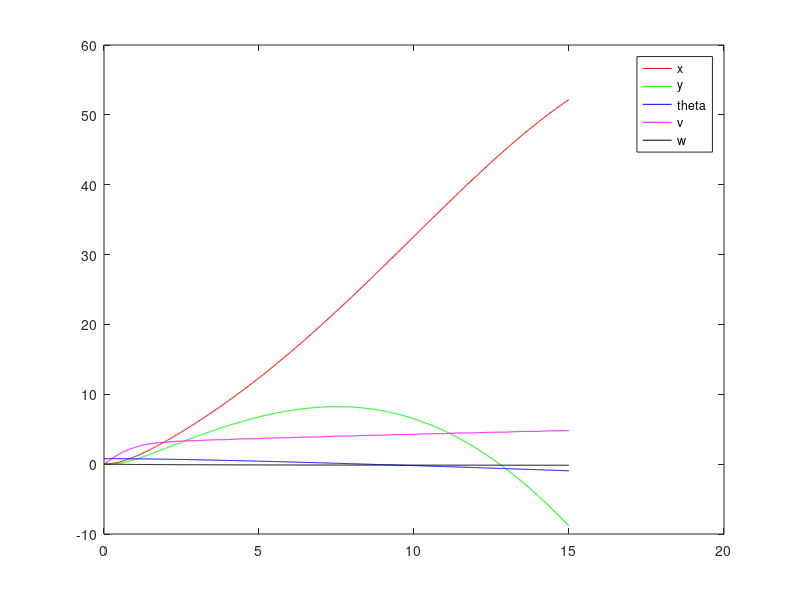
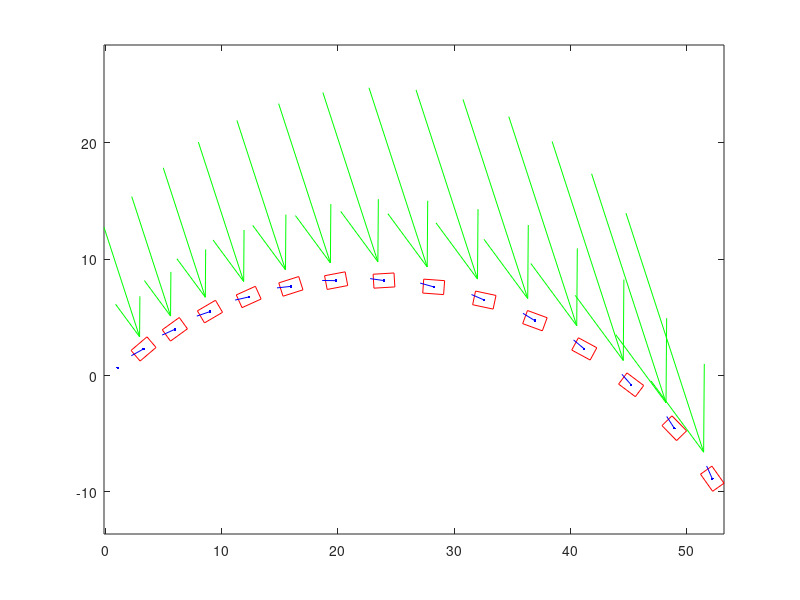

MATLAB code to generate these figures, in order:

function main

global p1 p2 p3 p4 p5 p6 p7 p8 p9 p10 p11 ...
       a_tw psi_tw delta_s delta_r Wc_aw Wp_aw gs gr ...
       A_sail A_rudder rho_air K_s K_r F_s F_r % x y theta v w

% model 
p1 = 0.03;
p2 = 40;
p3 = 60;
p4 = 200;
p5 = 1500;
p6 = 0.5;
p7 = 0.5;
p8 = 2;
p9 = 120;
p10 = 400;
p11 = 0.2;

A_sail = 0.25;
A_rudder = 0.05;
rho_air = 1.225;
K_s = 0.5 * rho_air * A_sail;
K_r = 0.5 * rho_air * A_rudder; 

% time 
tspan = [0 1];

% intial conditions
x = 0
y = 0
theta = pi/4
v = 0
w = 0

Z_init = [x y theta v w]

% input parameters
% wind
a_tw = 10
psi_tw = pi * 1.6

% rudder and sail angle
delta_s = -0.2                                         
delta_r = 0                                       

% computed parameters
%actual wind
Wc_aw = [(a_tw * cos(psi_tw - theta) - v); ...
         (a_tw * sin(psi_tw - theta))]

Wp_aw = [hypot(Wc_aw(2,:), Wc_aw(1,:)); ...
         atan2(Wc_aw(2,:), Wc_aw(1,:))]  
     
a_aw = Wp_aw(1,:);
psi_aw = Wp_aw(2,:);

% force on sail and rudder     
% gs = -p4 * a_aw * sin(delta_s - psi_aw) 
% gr = -sign(psi_aw) * min(abs(pi - abs(psi_aw)), abs(delta_s)) 

% lift and drag coefficients: function of angle of attack
Cl_s = 1;
Cd_s = 0.1;
Cl_r = 1;
Cd_r = 0.1;

L_s = K_s * a_aw * Cl_s;
D_s = K_s * a_aw * Cd_s;
L_r = K_r * v^2 * Cl_r;
D_r = K_r * v^2 * Cd_r;

gs = -p4 * a_aw * sin(delta_s - psi_aw)     
gr = -p5 * v^2 * sin(delta_r)
%gr = -sign(psi_aw) * min(abs(pi - abs(psi_aw)), abs(delta_s));

F_s = [-hypot(L_s, D_s); ...
       atan2(L_s, D_s)]  

F_r = [-hypot(L_r, D_r); ...
       atan2(L_r, D_r)];    

figure(1)
figure(2)

for j = 1:15

    [t,z] = ode45(@(t,Z) sailboat(t,Z), tspan, Z_init);

    figure(1)
    plot(t,z(:,1),'r',t,z(:,2),'g', ...
       t,z(:,3),'b',t,z(:,4),'m',t,z(:,5),'k')
    hold on

%     figure(2)
%    
%     plot(t,z(:,1),'r',t,z(:,2),'g', ...
%         t,z(:,3),'b',t,z(:,4),'m',t,z(:,5),'k')
%     hold on
    
    % update initial conditions for next iteration: x y theta v w
    for i=1:5
        Z_init(i) = z(end,i);
    end
    
    figure(2) 
    DrawRectangle([Z_init(1), Z_init(2), 1.8, 1.2, Z_init(3), 1.2, ...
                   delta_s, a_tw, psi_tw], 'r-'); 
    plot(Z_init(1), Z_init(2),'b')
    hold on
    
    % update tspan
    tspan = tspan + 1;
    
    % CONTROLLER                    % todo!
    % update sail and rudder angle
    %delta_s = abs(delta_s) + 0.05
    %delta_r = abs(delta_r) + 0.1
    
    
    % update wind angle and magnitude    
    a_tw = abs(a_tw) + 1;
    psi_tw = abs(psi_tw);   
%     if (j > 9)
%         %psi_tw = -1 * psi_tw
%         delta_s = 0
%         
%     end

    
    % re-compute parameters
    Wc_aw = [(a_tw * cos(psi_tw - theta) - v); ...
         (a_tw * sin(psi_tw - theta))];

    Wp_aw = [hypot(Wc_aw(2,:), Wc_aw(1,:)); ...
         atan2(Wc_aw(2,:), Wc_aw(1,:))]; 
     
    a_aw = Wp_aw(1,:);    
    psi_aw = Wp_aw(2,:); 
    
    L_s = K_s * a_aw * Cl_s;
    D_s = K_s * a_aw * Cd_s;
    L_r = K_r * Z_init(4)^2 * Cl_r;
    D_r = K_r * Z_init(4)^2 * Cd_r;

    gs = -p4 * a_aw * sin(delta_s - psi_aw)     
    gr = -p5 * Z_init(4)^2 * sin(delta_r)

    F_s = [-hypot(L_s, D_s); ...
           atan2(L_s, D_s)]  

    F_r = [-hypot(L_r, D_r); ...
           atan2(L_r, D_r)];
   
end

figure(1)
legend('x', 'y', 'theta', 'v', 'w')

function dZdt = sailboat(t,Z)

global p1 p2 p3 p4 p5 p6 p7 p8 p9 p10 p11 ...
       a_tw psi_tw delta_s delta_r Wc_aw Wp_aw gs gr ...
       A_sail A_rudder rho_air K_s K_r F_s F_r; % x y theta v w

dZdt = [ ...
        % x
        Z(4) * cos(Z(3)) + p1 * a_tw * cos(psi_tw); ...
        % y
        Z(4) * sin(Z(3)) + p1 * a_tw * sin(psi_tw); ...
        % theta
        Z(5); ...
        % v
        (gs * sin(delta_s) - gr * p11 * sin(delta_r) - p2 * Z(4)^2) / p9; ...
%         ( -F_s(1,:) * cos(F_s(2,:)) + F_r(1,:) * cos(F_r(2,:))) / p9; ...
        % w
        (gs * (p6 - p7 * cos(delta_s)) - gr * p8 * cos(delta_r) - p3 ...
          * Z(5) * Z(4)) / p10; ...
%         ( -F_s(1,:) * sin(F_s(2,:)) * (p6 - p7 * cos(delta_s))) ...
%         - (-F_r(1,:) * sin(F_r(2,:)) * p8 * cos(delta_r)) / p10; ...
        ];
    
function h = DrawRectangle(param,style)
%--------------------------------------------------------------------------
% H = DRAWRECTANGLE(PARAM,STYLE)
% This function draws a rectangle with the given parameters:
% - inputs:
%          param................... 1x5 array
%          - param = [a, b, w, h, theta]
%          - (a,b): the center of the rectangle
%          - (w,h): width and height of the rectangle > 0
%          - theta: the rotation angle of the rectangle
%          style................... string
%          - plot style string
% - output:
%          h....................... plot handler
%
%   Usage Examples,
%
%   DrawRectangle([0 0 1 1 0]); 
%   DrawRectangle([-1,2,3,5,3.1415/6],'r-');
%   h = DrawRectangle([0,1,2,4,3.1415/3],'--');
%
%   Rasoul Mojtahedzadeh (mojtahedzadeh _a_ gmail com)
%   Version 1.00
%   November, 2011
%--------------------------------------------------------------------------

if (nargin <1),
    error('Please see help for INPUT DATA.');
elseif (nargin==1)
    style='b-';
end;
[m,n] = size(param);
if(m ~= 1 || n ~= 9)
    error('param should be an 1x5 array.');
end
if(param(3) <=0 || param(4) <=0)
    error('width and height must be positive values.');
end
a = param(1);
b = param(2);
w = param(3);
h = param(4);
l = param(6);
theta = param(5);
delta_s = param(7);
a_tw = param(8);
psi_tw = param(9);

X = [-w/2 w/2 w/2 -w/2 -w/2];
Y = [h/2 h/2 -h/2 -h/2 h/2];
P = [X;Y];
ct = cos(theta);
st = sin(theta);
R = [ct -st;st ct];
P = R * P;
h = plot(P(1,:)+a,P(2,:)+b,style);

S = [a, a + l * cos(theta + delta_s - pi); ...
     b, b + l * sin(theta + delta_s - pi)];
f = plot(S(1,:),S(2,:),'b');

% W = [a + a_tw * cos(psi_tw), -a_tw * cos(psi_tw); ...
%      b + a_tw * sin(psi_tw), -a_tw * sin(psi_tw)];
W = [a - a_tw * cos(psi_tw), a_tw * cos(psi_tw); ...
     b - a_tw * sin(psi_tw), a_tw * sin(psi_tw)];
g = quiver(W(1,1),W(2,1),W(1,2),W(2,2),'g');
axis equal;


% convert variable name to string
% source: http://stackoverflow.com/questions/11453165/matlab-get-string-containing-variable-name
% function out = varname(var)
%   out = inputname(1);
%   
% function out = legend_from_array(vals)
%       len = length(vals)
%       legendCell = [zeros(1,len)]
%       for j = 1:len
%           legendCell(j) %= inputname(vals(j))
%           vals(j)
%           inputname(vals(j))
%       end          

% function out = varname(var)
%   out = inputname(1);
